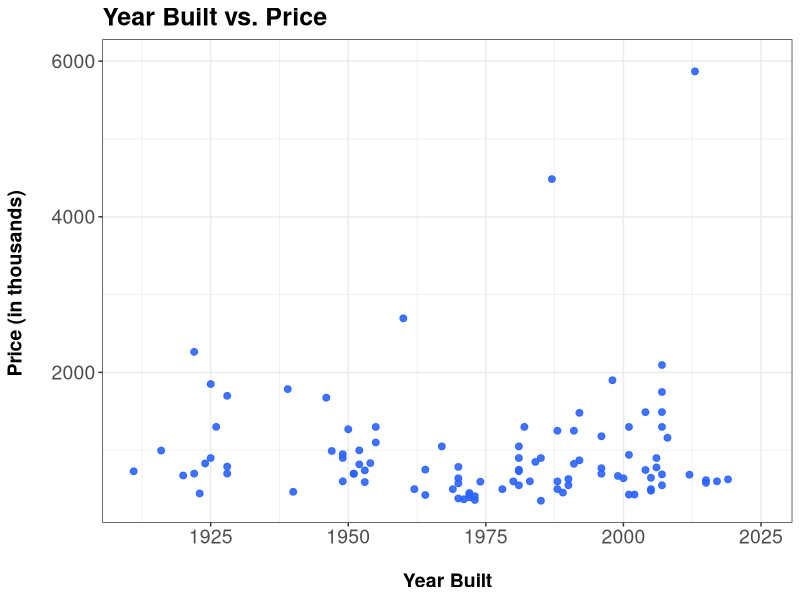
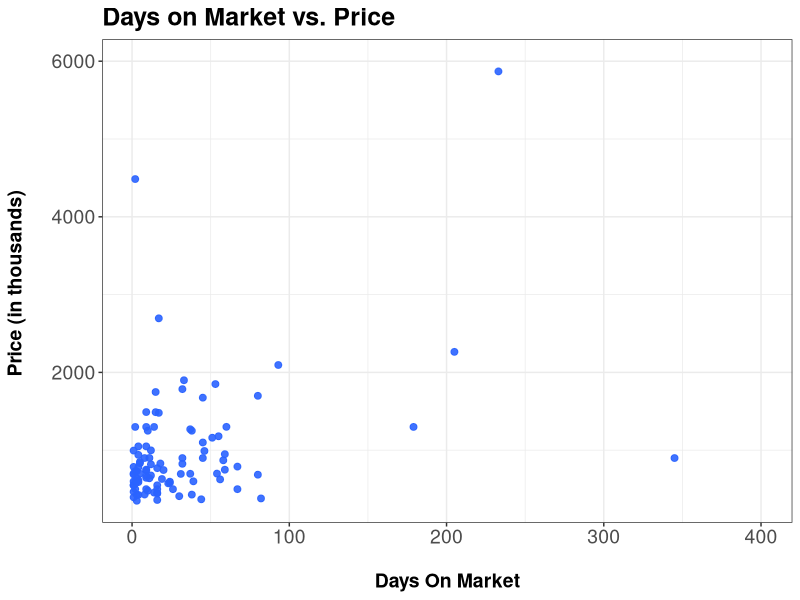

R code for these plots, in order:
## ---- chunk 1
library(readr)
yearbuilt = read.csv("YearBuilt_vs_Price.csv")
## ---- chunk 2
library(ggplot2)
knitr::opts_chunk$set(fig.width = 30, fig.height = 8) 
options(repr.plot.width = 4, repr.plot.height = 8)
ggplot(data = yearbuilt[1:2], aes(x = Year_Built, y = Price, group = 3))+
  expand_limits(x = 2025, y = 6000)+
  geom_point(color = "#2a63ff", size = 2, alpha = 0.9)+
  theme_bw()+
  theme(axis.text = element_text(size = 14),
        axis.title = element_text(size = 14,face = "bold"))+
  labs(title = "Enrolled",
       x = "\nYear Built",
       y = "Price (in thousands) \n")+
  ggtitle("Year Built vs. Price")+
  theme(plot.title = element_text(size = 18, face = "bold"))
## ---- chunk 3
library(readr)
daysonmarket = read.csv("Days_On_Market_vs_Price.csv")
## ---- chunk 4
library(ggplot2)
knitr::opts_chunk$set(fig.width = 30, fig.height = 8) 
options(repr.plot.width = 4, repr.plot.height = 8)
ggplot(data = daysonmarket[1:2], aes(x = DaysMarket, y = Price, group = 3))+
  expand_limits(x = 400, y = 6000)+
  geom_point(color = "#2a63ff", size = 2, alpha = 0.9)+
  theme_bw()+
  theme(axis.text = element_text(size = 14),
        axis.title = element_text(size = 14,face = "bold"))+
  labs(title = "Enrolled",
       x = "\nDays On Market",
       y = "Price (in thousands) \n")+
  ggtitle("Days on Market vs. Price")+
  theme(plot.title = element_text(size = 18, face = "bold"))
